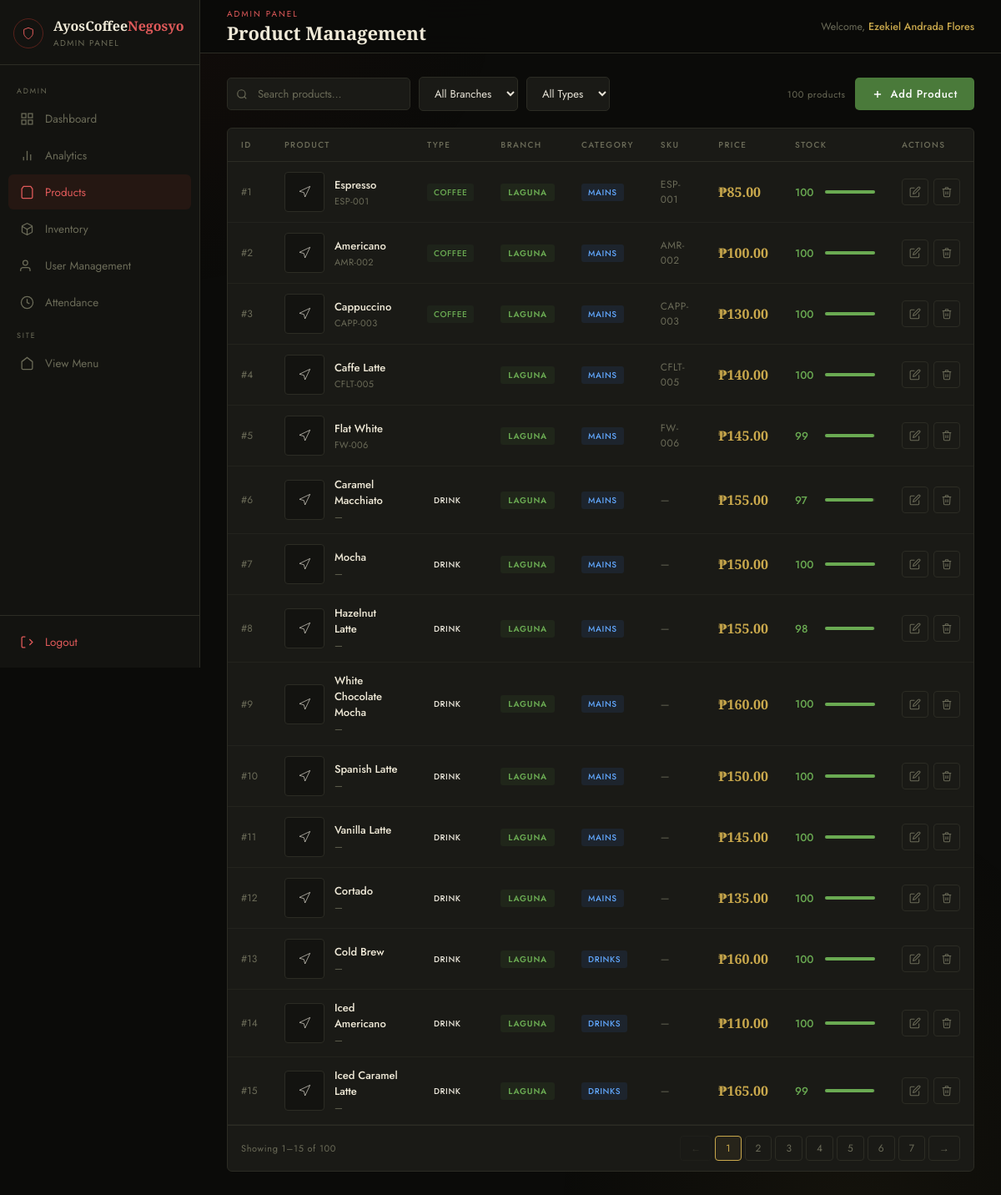
Page /admin/admin-products.php (signed in) on the committed database.
### tables this page shows
CREATE TABLE `products` (
  `id` int(11) NOT NULL,
  `name` varchar(100) DEFAULT NULL,
  `price` decimal(10,2) DEFAULT NULL,
  `category` varchar(100) DEFAULT 'general',
  `description` text DEFAULT NULL,
  `image` varchar(500) DEFAULT NULL,
  `stock` int(11) DEFAULT 100,
  `reorder_level` int(11) DEFAULT 10,
  `sku` varchar(100) DEFAULT NULL,
  `branch` varchar(20) DEFAULT 'laguna',
  `type` varchar(20) DEFAULT 'food'
);

### admin/admin-products.php (the view, shortened to what this page needs)
<?php
include 'admin-config.php';
$conn->query("ALTER TABLE products ADD COLUMN IF NOT EXISTS stock INT NOT NULL DEFAULT 100");
$conn->query("ALTER TABLE products ADD COLUMN IF NOT EXISTS reorder_level INT NOT NULL DEFAULT 10");
$conn->query("ALTER TABLE products ADD COLUMN IF NOT EXISTS branch VARCHAR(20) DEFAULT 'laguna'");
$conn->query("ALTER TABLE products ADD COLUMN IF NOT EXISTS description TEXT DEFAULT NULL");
$conn->query("ALTER TABLE products ADD COLUMN IF NOT EXISTS category VARCHAR(50) DEFAULT 'mains'");
$conn->query("ALTER TABLE products ADD COLUMN IF NOT EXISTS sku VARCHAR(100) DEFAULT NULL");
$conn->query("ALTER TABLE products ADD COLUMN IF NOT EXISTS type VARCHAR(20) DEFAULT 'food'");
$conn->query("ALTER TABLE products ADD COLUMN IF NOT EXISTS image TEXT DEFAULT NULL");
$products = $conn->query("SELECT * FROM products ORDER BY branch ASC, id ASC")->fetch_all(MYSQLI_ASSOC);
?>
<!DOCTYPE html>
<html lang="en">
<head>
</head>
<body>
<aside id="sidebar">
    <div class="sb-brand">
        <div class="sb-icon"><svg width="16" height="16" viewBox="0 0 24 24" fill="none" stroke="#e05a5a" stroke-width="1.5"><path d="M12 22s8-4 8-10V5l-8-3-8 3v7c0 6 8 10 8 10z"/></svg></div>
        <div><div class="sb-title">AyosCoffee<span>Negosyo</span></div><div class="sb-sub">Admin Panel</div></div>
    </div>
    <nav class="sb-nav">
        <div class="sb-nav-label">Admin</div>
        <a href="admin-dashboard.php" class="nav-item">
            <span class="nav-icon"><svg width="17" height="17" viewBox="0 0 24 24" fill="none" stroke="currentColor" stroke-width="1.8"><rect x="3" y="3" width="7" height="7"/><rect x="14" y="3" width="7" height="7"/><rect x="3" y="14" width="7" height="7"/><rect x="14" y="14" width="7" height="7"/></svg></span>
            Dashboard
        </a>
        <a href="admin-analytics.php" class="nav-item">
            <span class="nav-icon"><svg width="17" height="17" viewBox="0 0 24 24" fill="none" stroke="currentColor" stroke-width="1.8"><line x1="18" y1="20" x2="18" y2="10"/><line x1="12" y1="20" x2="12" y2="4"/><line x1="6" y1="20" x2="6" y2="14"/></svg></span>
            Analytics
        </a>
        <a href="admin-products.php" class="nav-item active">
            <span class="nav-icon"><svg width="17" height="17" viewBox="0 0 24 24" fill="none" stroke="currentColor" stroke-width="1.8"><path d="M6 2 3 6v14a2 2 0 0 0 2 2h14a2 2 0 0 0 2-2V6l-3-4z"/></svg></span>
            Products
        </a>
        <a href="admin-inventory.php" class="nav-item">
            <span class="nav-icon"></span>
            Inventory
        </a>
        <a href="admin-users.php" class="nav-item">
            <span class="nav-icon"><svg width="17" height="17" viewBox="0 0 24 24" fill="none" stroke="currentColor" stroke-width="1.8"><path d="M17 21v-2a4 4 0 0 0-4-4H5a4 4 0 0 0-4 4v2"/><circle cx="9" cy="7" r="4"/></svg></span>
            User Management
        </a>
        <a href="admin-attendance.php" class="nav-item">
            <span class="nav-icon"><svg width="17" height="17" viewBox="0 0 24 24" fill="none" stroke="currentColor" stroke-width="1.8"><circle cx="12" cy="12" r="10"/><polyline points="12 6 12 12 16 14"/></svg></span>
            Attendance
        </a>
        <div class="sb-nav-label">Site</div>
        <a href="../order-type.php" class="nav-item" target="_blank">
            <span class="nav-icon"><svg width="17" height="17" viewBox="0 0 24 24" fill="none" stroke="currentColor" stroke-width="1.8"><path d="M3 9l9-7 9 7v11a2 2 0 0 1-2 2H5a2 2 0 0 1-2-2z"/></svg></span>
            View Menu
        </a>
    </nav>
    <div class="sb-footer">
        <a href="admin-logout.php" class="nav-item logout">
            <span class="nav-icon"><svg width="17" height="17" viewBox="0 0 24 24" fill="none" stroke="currentColor" stroke-width="1.8"><path d="M9 21H5a2 2 0 0 1-2-2V5a2 2 0 0 1 2-2h4"/><polyline points="16 17 21 12 16 7"/></svg></span>
            Logout
        </a>
    </div>
</aside>
<div id="mainContent">
    <div class="topbar">
        <div>
            <div class="topbar-sub">Admin Panel</div>
            <div class="topbar-title">Product Management</div>
        </div>
        <div class="topbar-right">
            <div class="topbar-user">Welcome, <span><?= htmlspecialchars($_SESSION['admin']['username']) ?></span></div>
        </div>
    </div>
    <div class="page-body">
        <div class="toolbar">
            <div class="toolbar-left">
                <div class="search-wrap">
                    <input type="text" id="searchInput" placeholder="Search products…" oninput="filterTable()">
                </div>
                <select class="filter-select" id="branchFilter" onchange="filterTable()">
                    <option value="">All Branches</option>
                </select>
                <select class="filter-select" id="typeFilter" onchange="filterTable()">
                    <option value="">All Types</option>
                </select>
            </div>
            <div style="display:flex;align-items:center;gap:12px">
                <span class="count-badge" id="countBadge"><?= count($products) ?> products</span>
                <button class="btn-add" onclick="openAdd()">
                    <svg width="14" height="14" viewBox="0 0 24 24" fill="none" stroke="currentColor" stroke-width="2.5"><line x1="12" y1="5" x2="12" y2="19"/><line x1="5" y1="12" x2="19" y2="12"/></svg>
                    Add Product
                </button>
            </div>
        </div>
        <div class="table-card">
            <table id="productTable">
                <thead>
                    <tr>
                        <th>ID</th>
                        <th>Product</th>
                        <th>Type</th>
                        <th>Branch</th>
                        <th>Category</th>
                        <th>SKU</th>
                        <th>Price</th>
                        <th>Stock</th>
                        <th>Actions</th>
                    </tr>
                </thead>
                <tbody id="tableBody">
                <?php if (empty($products)): ?>
                    <tr class="empty-row"><td colspan="9">No products yet. Click <strong>Add Product</strong> to get started.</td></tr>
                <?php else: ?>
                    <?php foreach ($products as $p):
                        $stock = (int)($p['stock'] ?? 100);
                        $reorder = (int)($p['reorder_level'] ?? 10);
                        $pct = min(100, max(0, ($stock / 100) * 100));
                        $fillCls = $stock <= 0 ? 'danger' : ($stock <= $reorder ? 'warn' : 'ok');
                    ?>
                    <tr data-name="<?= htmlspecialchars(strtolower($p['name'])) ?>"
                        data-branch="<?= htmlspecialchars($p['branch'] ?? 'laguna') ?>"
                        data-type="<?= htmlspecialchars($p['type'] ?? 'food') ?>">
                        <td style="color:var(--muted);font-size:12px">#<?= $p['id'] ?></td>
                        <td>
                            <div class="prod-name-cell">
                                <?php if (!empty($p['image'])): ?>
                                    <div class="prod-thumb"></div>
                                <?php else: ?>
                                    <div class="prod-thumb-placeholder"><svg width="16" height="16" viewBox="0 0 24 24" fill="none" stroke="currentColor" stroke-width="1"><path d="M3 11l19-9-9 19-2-8-8-2z"/></svg></div>
                                <?php endif; ?>
                                <div>
                                    <div class="prod-name"><?= htmlspecialchars($p['name']) ?></div>
                                    <div class="prod-sku"><?= htmlspecialchars($p['sku'] ?? '—') ?></div>
                                </div>
                            </div>
                        </td>
                        <td><span class="type-pill <?= htmlspecialchars($p['type'] ?? 'food') ?>"><?= ucfirst($p['type'] ?? 'food') ?></span></td>
                        <td><span class="branch-pill <?= htmlspecialchars($p['branch'] ?? 'laguna') ?>"><?= ucfirst($p['branch'] ?? 'laguna') ?></span></td>
                        <td><span class="cat-pill"><?= htmlspecialchars($p['category'] ?? '—') ?></span></td>
                        <td style="color:var(--muted);font-size:12px;letter-spacing:0.04em"><?= htmlspecialchars($p['sku'] ?? '—') ?></td>
                        <td class="price-cell">₱<?= number_format((float)$p['price'], 2) ?></td>
                        <td>
                            <div class="stock-cell">
                                <span class="stock-num" style="color:<?= $stock<=0?'var(--red)':($stock<=$reorder?'var(--amber)':'var(--green-lt)') ?>"><?= $stock ?></span>
                                <div class="stock-bar-bg"><div class="stock-bar-fill <?= $fillCls ?>" style="width:<?= $pct ?>%"></div></div>
                            </div>
                        </td>
                        <td>
                            <div class="action-btns">
                                <button class="act-btn" title="Edit product" onclick='openEdit(<?= htmlspecialchars(json_encode($p), ENT_QUOTES) ?>)'>
                                    <svg width="14" height="14" viewBox="0 0 24 24" fill="none" stroke="currentColor" stroke-width="1.8"><path d="M11 4H4a2 2 0 0 0-2 2v14a2 2 0 0 0 2 2h14a2 2 0 0 0 2-2v-7"/><path d="M18.5 2.5a2.121 2.121 0 0 1 3 3L12 15l-4 1 1-4 9.5-9.5z"/></svg>
                                </button>
                                <button class="act-btn delete" title="Delete product" onclick="confirmDelete(<?= $p['id'] ?>, '<?= htmlspecialchars(addslashes($p['name'])) ?>')">
                                    <svg width="14" height="14" viewBox="0 0 24 24" fill="none" stroke="currentColor" stroke-width="1.8"><polyline points="3 6 5 6 21 6"/><path d="M19 6l-1 14a2 2 0 0 1-2 2H8a2 2 0 0 1-2-2L5 6"/><path d="M10 11v6"/><path d="M14 11v6"/><path d="M9 6V4a1 1 0 0 1 1-1h4a1 1 0 0 1 1 1v2"/></svg>
                                </button>
                            </div>
                        </td>
                    </tr>
                    <?php endforeach; ?>
                <?php endif; ?>
                </tbody>
            </table>
            <div class="table-footer">
                <span class="pg-info" id="pgInfo"></span>
                <div class="pg-btns" id="pgBtns"></div>
            </div>
        </div>
    </div>
</div>
</body>
</html>

### rows in the picture
products: id "1", name "Espresso", sku "ESP-001", type "COFFEE", branch "LAGUNA", category "MAINS", price "85.00", stock "100", reorder_level 10 (drawn)
products: id "2", name "Americano", sku "AMR-002", type "COFFEE", branch "LAGUNA", category "MAINS", price "100.00", stock "100", reorder_level 10 (drawn)
products: id "3", name "Cappuccino", sku "CAPP-003", type "COFFEE", branch "LAGUNA", category "MAINS", price "130.00", stock "100", reorder_level 10 (drawn)
products: id "4", name "Caffe Latte", sku "CFLT-005", branch "LAGUNA", category "MAINS", price "140.00", stock "100", reorder_level 10 (drawn)
products: id "5", name "Flat White", sku "FW-006", branch "LAGUNA", category "MAINS", price "145.00", stock "99", reorder_level 10 (drawn)
products: id "6", name "Caramel Macchiato", sku "—", type "DRINK", branch "LAGUNA", category "MAINS", price "155.00", stock "97", reorder_level 10 (drawn)
products: id "7", name "Mocha", sku "—", type "DRINK", branch "LAGUNA", category "MAINS", price "150.00", stock "100", reorder_level 10 (drawn)
products: id "8", name "Hazelnut Latte", sku "—", type "DRINK", branch "LAGUNA", category "MAINS", price "155.00", stock "98", reorder_level 10 (drawn)
products: id "9", name "White Chocolate Mocha", sku "—", type "DRINK", branch "LAGUNA", category "MAINS", price "160.00", stock "100", reorder_level 10 (drawn)
products: id "10", name "Spanish Latte", sku "—", type "DRINK", branch "LAGUNA", category "MAINS", price "150.00", stock "100", reorder_level 10 (drawn)
products: id "11", name "Vanilla Latte", sku "—", type "DRINK", branch "LAGUNA", category "MAINS", price "145.00", stock "100", reorder_level 10 (drawn)
products: id "12", name "Cortado", sku "—", type "DRINK", branch "LAGUNA", category "MAINS", price "135.00", stock "100", reorder_level 10 (drawn)
products: id "13", name "Cold Brew", sku "—", type "DRINK", branch "LAGUNA", category "DRINKS", price "160.00", stock "100", reorder_level 10 (drawn)
products: id "14", name "Iced Americano", sku "—", type "DRINK", branch "LAGUNA", category "DRINKS", price "110.00", stock "100", reorder_level 10 (drawn)
products: id "15", name "Iced Caramel Latte", sku "—", type "DRINK", branch "LAGUNA", category "DRINKS", price "165.00", stock "99", reorder_level 10 (drawn)

### other values in the picture
$_SESSION['admin']['username'] "Ezekiel Andrada Flores"
count($products) "100"
